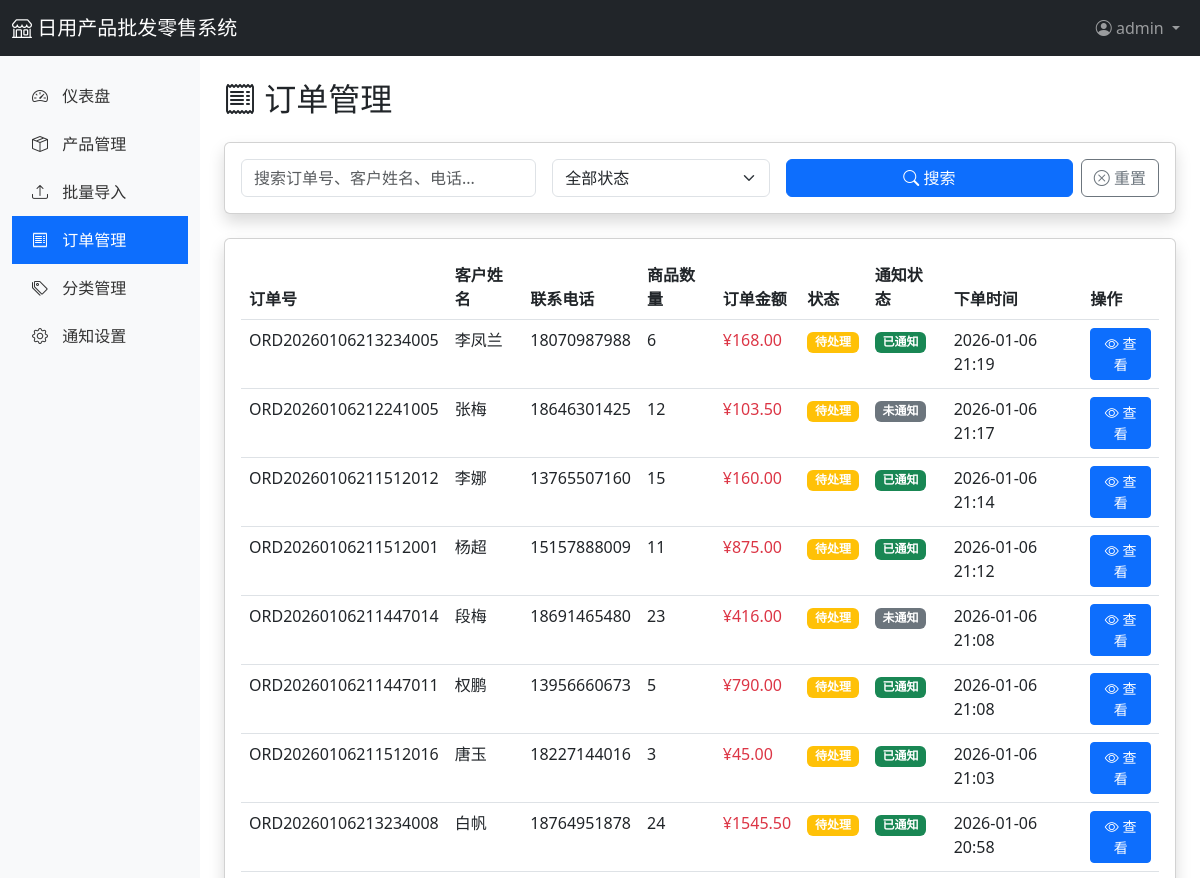
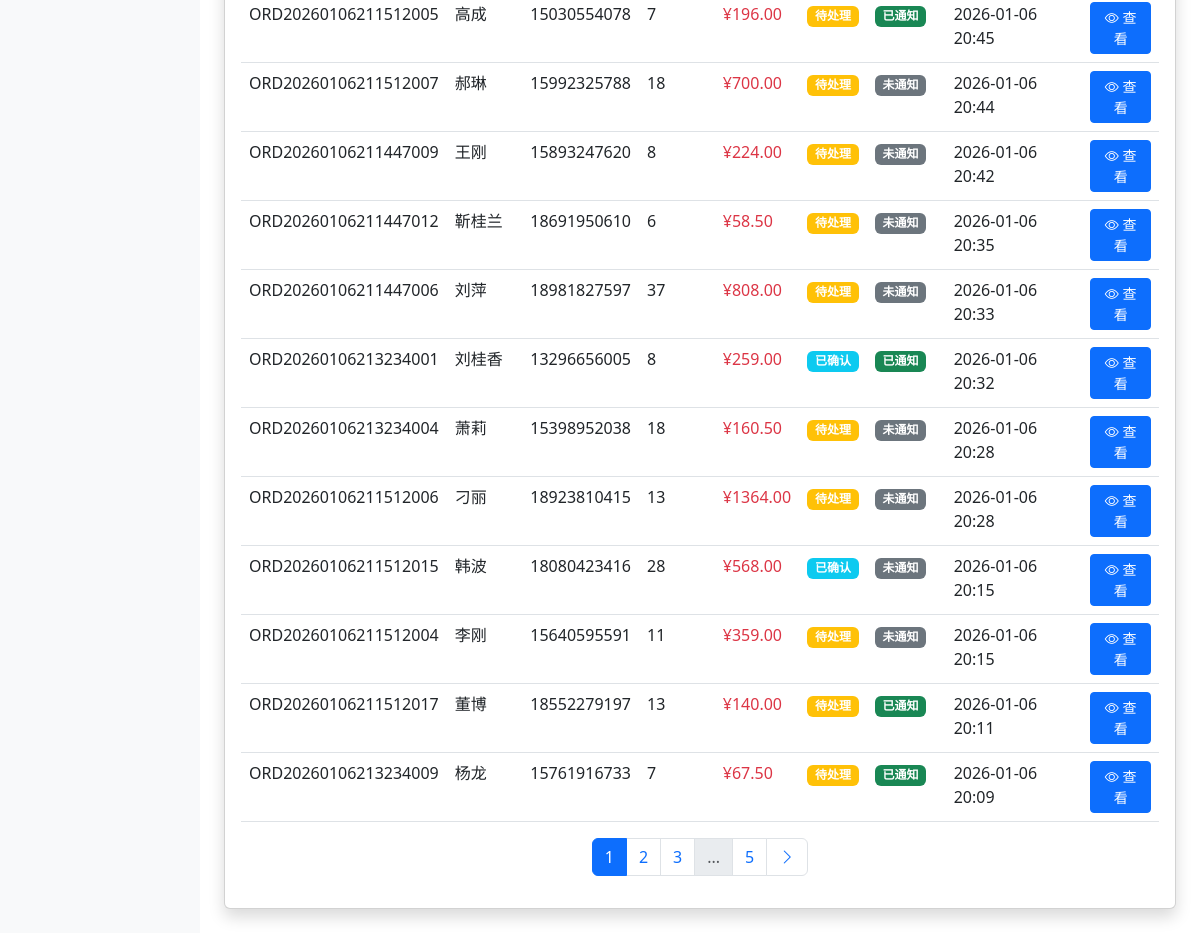
Page /admin/orders (signed in) on the committed database (2 pictures, top to bottom).
### app/models.py (models this page shows, shortened)
class User(UserMixin, db.Model):
    __tablename__ = 'users'
    id = db.Column(db.Integer, primary_key=True)
    username = db.Column(db.String(80), unique=True, nullable=False)
    email = db.Column(db.String(120), unique=True, nullable=False)
    password_hash = db.Column(db.String(255), nullable=False)
    role = db.Column(db.String(20), default='admin')  # admin, staff
    phone = db.Column(db.String(20))
    is_active = db.Column(db.Boolean, default=True)
    created_at = db.Column(db.DateTime, default=datetime.utcnow)
    updated_at = db.Column(db.DateTime, default=datetime.utcnow, onupdate=datetime.utcnow)
    orders = db.relationship('Order', backref='user', lazy='dynamic')

class Order(db.Model):
    __tablename__ = 'orders'
    id = db.Column(db.Integer, primary_key=True)
    order_no = db.Column(db.String(50), unique=True, nullable=False, index=True)  # 订单号
    customer_name = db.Column(db.String(100), nullable=False)
    customer_phone = db.Column(db.String(20))
    customer_email = db.Column(db.String(120))
    customer_address = db.Column(db.Text)
    total_amount = db.Column(db.Float, default=0)  # 总金额
    total_quantity = db.Column(db.Integer, default=0)  # 总数量
    status = db.Column(db.String(20), default='pending')  # pending, confirmed, shipped, completed, cancelled
    notes = db.Column(db.Text)  # 备注
    notified = db.Column(db.Boolean, default=False)  # 是否已通知
    created_at = db.Column(db.DateTime, default=datetime.utcnow)
    updated_at = db.Column(db.DateTime, default=datetime.utcnow, onupdate=datetime.utcnow)
    user_id = db.Column(db.Integer, db.ForeignKey('users.id'))
    items = db.relationship('OrderItem', backref='order', lazy='dynamic', cascade='all, delete-orphan')

### app/routes/admin.py (the view)
@admin_bp.route('/orders')
@login_required
def orders():
    page = request.args.get('page', 1, type=int)
    per_page = 20
    status = request.args.get('status', '')
    query_text = request.args.get('q', '')
    orders_query = Order.query
    if status:
        orders_query = orders_query.filter_by(status=status)
    if query_text:
        orders_query = orders_query.filter(
            (Order.order_no.contains(query_text)) |
            (Order.customer_name.contains(query_text)) |
            (Order.customer_phone.contains(query_text))
        )
    pagination = orders_query.order_by(Order.created_at.desc()).paginate(
        page=page, per_page=per_page, error_out=False
    )
    return render_template('admin/orders.html',
                         orders=pagination.items,
                         pagination=pagination,
                         status=status,
                         query=query_text)

### app/templates/admin/orders.html (shortened to what this page needs)
{% extends "admin/base.html" %}
{% block content %}
<h2 class="mb-4"><i class="bi bi-receipt"></i> 订单管理</h2>
<div class="card shadow mb-4">
    <div class="card-body">
        <form method="GET" action="{{ url_for('admin.orders') }}">
            <div class="row g-3">
                <div class="col-md-4">
                    <input type="text" class="form-control" name="q" placeholder="搜索订单号、客户姓名、电话..." value="{{ query }}">
                </div>
                <div class="col-md-3">
                    <select class="form-select" name="status">
                        <option value="">全部状态</option>
                    </select>
                </div>
                <div class="col-md-5">
                    <div class="d-flex gap-2">
                        <button type="submit" class="btn btn-primary flex-grow-1">
                            <i class="bi bi-search"></i> 搜索
                        </button>
                        <a href="{{ url_for('admin.orders') }}" class="btn btn-outline-secondary">
                            <i class="bi bi-x-circle"></i> 重置
                        </a>
                    </div>
                </div>
            </div>
        </form>
    </div>
</div>
<div class="card shadow">
    <div class="card-body">
        <div class="table-responsive">
            <table class="table table-hover">
                <thead>
                    <tr>
                        <th>订单号</th>
                        <th>客户姓名</th>
                        <th>联系电话</th>
                        <th>商品数量</th>
                        <th>订单金额</th>
                        <th>状态</th>
                        <th>通知状态</th>
                        <th>下单时间</th>
                        <th>操作</th>
                    </tr>
                </thead>
                <tbody>
                    {% if orders %}
                        {% for order in orders %}
                        <tr>
                            <td>{{ order.order_no }}</td>
                            <td>{{ order.customer_name }}</td>
                            <td>{{ order.customer_phone or '-' }}</td>
                            <td>{{ order.total_quantity }}</td>
                            <td class="text-danger">¥{{ "%.2f"|format(order.total_amount) }}</td>
                            <td>
                                {% if order.status == 'pending' %}
                                    <span class="badge bg-warning">待处理</span>
                                {% elif order.status == 'confirmed' %}
                                    <span class="badge bg-info">已确认</span>
                                {% elif order.status == 'shipped' %}
                                    <span class="badge bg-primary">已发货</span>
                                {% elif order.status == 'completed' %}
                                    <span class="badge bg-success">已完成</span>
                                {% elif order.status == 'cancelled' %}
                                    <span class="badge bg-danger">已取消</span>
                                {% endif %}
                            </td>
                            <td>
                                {% if order.notified %}
                                    <span class="badge bg-success">已通知</span>
                                {% else %}
                                    <span class="badge bg-secondary">未通知</span>
                                {% endif %}
                            </td>
                            <td>{{ order.created_at.strftime('%Y-%m-%d %H:%M') }}</td>
                            <td>
                                <a href="{{ url_for('admin.order_detail', order_id=order.id) }}" class="btn btn-sm btn-primary">
                                    <i class="bi bi-eye"></i> 查看
                                </a>
                            </td>
                        </tr>
                        {% endfor %}
                    {% else %}
                        <tr>
                            <td colspan="9" class="text-center text-muted py-4">暂无订单</td>
                        </tr>
                    {% endif %}
                </tbody>
            </table>
        </div>
        {% if pagination.pages > 1 %}
        <nav aria-label="Page navigation">
            <ul class="pagination justify-content-center">
                {% for page_num in pagination.iter_pages(left_edge=1, right_edge=1, left_current=2, right_current=2) %}
                    {% if page_num %}
                        {% if page_num == pagination.page %}
                        <li class="page-item active">
                            <span class="page-link">{{ page_num }}</span>
                        </li>
                        {% else %}
                        <li class="page-item">
                            <a class="page-link" href="{{ url_for('admin.orders', page=page_num, status=status, q=query) }}">
                                {{ page_num }}
                            </a>
                        </li>
                        {% endif %}
                    {% else %}
                    <li class="page-item disabled">
                        <span class="page-link">...</span>
                    </li>
                    {% endif %}
                {% endfor %}
                {% if pagination.has_next %}
                <li class="page-item">
                    <a class="page-link" href="{{ url_for('admin.orders', page=pagination.next_num, status=status, q=query) }}">
                        <i class="bi bi-chevron-right"></i>
                    </a>
                </li>
                {% endif %}
            </ul>
        </nav>
        {% endif %}
    </div>
</div>
{% endblock %}

### app/templates/admin/base.html (shortened to what this page needs)
<!DOCTYPE html>
<html lang="zh-CN">
<head>
    <link href="https://cdn.jsdelivr.net/npm/bootstrap@5.3.0/dist/css/bootstrap.min.css" rel="stylesheet">
    <link href="https://cdn.jsdelivr.net/npm/bootstrap-icons@1.11.0/font/bootstrap-icons.css" rel="stylesheet">
</head>
<body>
    <nav class="navbar navbar-expand-lg navbar-dark bg-dark">
        <div class="container-fluid">
            <a class="navbar-brand" href="{{ url_for('main.index') }}">
                <i class="bi bi-shop"></i> 日用产品批发零售系统
            </a>
            <div class="navbar-nav ms-auto">
                <div class="nav-item dropdown">
                    <a class="nav-link dropdown-toggle" href="#" role="button" data-bs-toggle="dropdown">
                        <i class="bi bi-person-circle"></i> {{ current_user.username }}
                    </a>
                </div>
            </div>
        </div>
    </nav>
    <div class="container-fluid">
        <div class="row">
            <nav class="col-md-2 d-none d-md-block sidebar py-3">
                <ul class="nav flex-column">
                    <li class="nav-item">
                        <a class="nav-link {% if request.endpoint == 'admin.dashboard' %}active{% endif %}" href="{{ url_for('admin.dashboard') }}">
                            <i class="bi bi-speedometer2"></i> 仪表盘
                        </a>
                    </li>
                    <li class="nav-item">
                        <a class="nav-link {% if 'admin.product' in request.endpoint %}active{% endif %}" href="{{ url_for('admin.products') }}">
                            <i class="bi bi-box-seam"></i> 产品管理
                        </a>
                    </li>
                    <li class="nav-item">
                        <a class="nav-link {% if request.endpoint == 'admin.products_import' %}active{% endif %}" href="{{ url_for('admin.products_import') }}">
                            <i class="bi bi-upload"></i> 批量导入
                        </a>
                    </li>
                    <li class="nav-item">
                        <a class="nav-link {% if request.endpoint == 'admin.orders' %}active{% endif %}" href="{{ url_for('admin.orders') }}">
                            <i class="bi bi-receipt"></i> 订单管理
                        </a>
                    </li>
                    <li class="nav-item">
                        <a class="nav-link {% if request.endpoint == 'admin.categories' %}active{% endif %}" href="{{ url_for('admin.categories') }}">
                            <i class="bi bi-tags"></i> 分类管理
                        </a>
                    </li>
                    <li class="nav-item">
                        <a class="nav-link {% if 'system' in request.endpoint %}active{% endif %}" href="{{ url_for('system.settings') }}">
                            <i class="bi bi-gear"></i> 通知设置
                        </a>
                    </li>
                </ul>
            </nav>
            <main class="col-md-10 ms-sm-auto col-lg-10 px-md-4 py-4">
                {% block content %}{% endblock %}
            </main>
        </div>
    </div>
</body>
</html>

### app/templates/admin/base.html (style rules this page uses)
.sidebar { min-height: calc(100vh - 56px); background-color: #f8f9fa; }
.sidebar .nav-link { color: #333; padding: 12px 20px; }
.sidebar .nav-link:hover, .sidebar .nav-link.active { background-color: #0d6efd; color: white; }
.sidebar .nav-link i { margin-right: 10px; }

### rows in the picture
User: username "admin"
Order: order_no "ORD20260106213234005", customer_name "李凤兰", customer_phone "18070987988", total_quantity "6", total_amount "168.00", status "待处理", notified "已通知", created_at "2026-01-06 21:19"
Order: order_no "ORD20260106212241005", customer_name "张梅", customer_phone "18646301425", total_quantity "12", total_amount "103.50", status "待处理", notified "未通知", created_at "2026-01-06 21:17"
Order: order_no "ORD20260106211512012", customer_name "李娜", customer_phone "13765507160", total_quantity "15", total_amount "160.00", status "待处理", notified "已通知", created_at "2026-01-06 21:14"
Order: order_no "ORD20260106211512001", customer_name "杨超", customer_phone "15157888009", total_quantity "11", total_amount "875.00", status "待处理", notified "已通知", created_at "2026-01-06 21:12"
Order: order_no "ORD20260106211447014", customer_name "段梅", customer_phone "18691465480", total_quantity "23", total_amount "416.00", status "待处理", notified "未通知", created_at "2026-01-06 21:08"
Order: order_no "ORD20260106211447011", customer_name "权鹏", customer_phone "13956660673", total_quantity "5", total_amount "790.00", status "待处理", notified "已通知", created_at "2026-01-06 21:08"
Order: order_no "ORD20260106211512016", customer_name "唐玉", customer_phone "18227144016", total_quantity "3", total_amount "45.00", status "待处理", notified "已通知", created_at "2026-01-06 21:03"
Order: order_no "ORD20260106213234008", customer_name "白帆", customer_phone "18764951878", total_quantity "24", total_amount "1545.50", status "待处理", notified "已通知", created_at "2026-01-06 20:58"
Order: order_no "ORD20260106211512005", customer_name "高成", customer_phone "15030554078", total_quantity "7", total_amount "196.00", status "待处理", notified "已通知", created_at "2026-01-06 20:45"
Order: order_no "ORD20260106211512007", customer_name "郝琳", customer_phone "15992325788", total_quantity "18", total_amount "700.00", status "待处理", notified "未通知", created_at "2026-01-06 20:44"
Order: order_no "ORD20260106211447009", customer_name "王刚", customer_phone "15893247620", total_quantity "8", total_amount "224.00", status "待处理", notified "未通知", created_at "2026-01-06 20:42"
Order: order_no "ORD20260106211447012", customer_name "靳桂兰", customer_phone "18691950610", total_quantity "6", total_amount "58.50", status "待处理", notified "未通知", created_at "2026-01-06 20:35"
Order: order_no "ORD20260106211447006", customer_name "刘萍", customer_phone "18981827597", total_quantity "37", total_amount "808.00", status "待处理", notified "未通知", created_at "2026-01-06 20:33"
Order: order_no "ORD20260106213234001", customer_name "刘桂香", customer_phone "13296656005", total_quantity "8", total_amount "259.00", status "已确认", notified "已通知", created_at "2026-01-06 20:32"
Order: order_no "ORD20260106213234004", customer_name "萧莉", customer_phone "15398952038", total_quantity "18", total_amount "160.50", status "待处理", notified "未通知", created_at "2026-01-06 20:28"
Order: order_no "ORD20260106211512006", customer_name "刁丽", customer_phone "18923810415", total_quantity "13", total_amount "1364.00", status "待处理", notified "未通知", created_at "2026-01-06 20:28"
Order: order_no "ORD20260106211512015", customer_name "韩波", customer_phone "18080423416", total_quantity "28", total_amount "568.00", status "已确认", notified "未通知", created_at "2026-01-06 20:15"
Order: order_no "ORD20260106211512004", customer_name "李刚", customer_phone "15640595591", total_quantity "11", total_amount "359.00", status "待处理", notified "未通知", created_at "2026-01-06 20:15"
Order: order_no "ORD20260106211512017", customer_name "董博", customer_phone "18552279197", total_quantity "13", total_amount "140.00", status "待处理", notified "已通知", created_at "2026-01-06 20:11"
Order: order_no "ORD20260106213234009", customer_name "杨龙", customer_phone "15761916733", total_quantity "7", total_amount "67.50", status "待处理", notified "已通知", created_at "2026-01-06 20:09"

### other values in the picture
{{ page_num }} "1"
{{ page_num }} "2" "3" "5"
